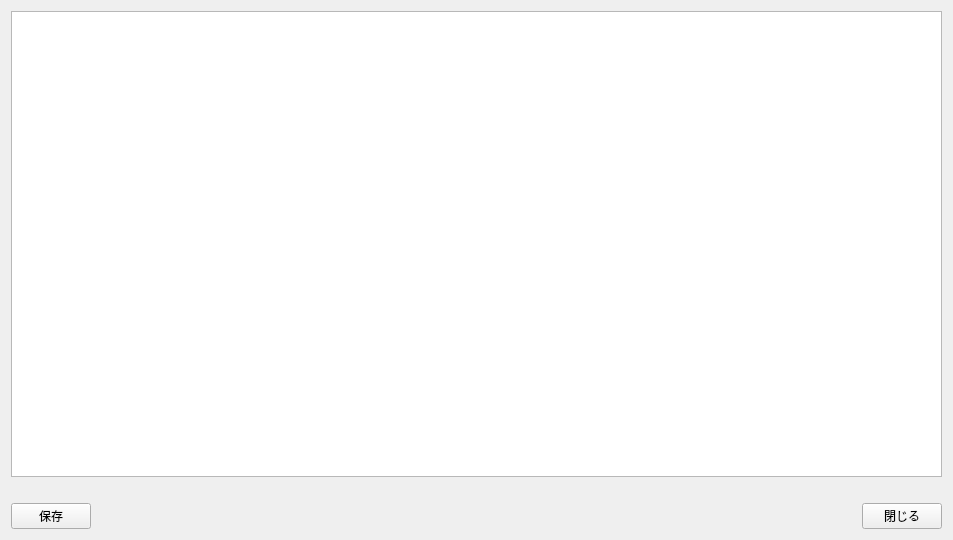
<?xml version="1.0" encoding="UTF-8"?>
<ui version="4.0">
 <class>RqtParamManager</class>
 <widget class="QWidget" name="RqtParamManager">
  <property name="geometry">
   <rect>
    <x>0</x>
    <y>0</y>
    <width>953</width>
    <height>540</height>
   </rect>
  </property>
  <property name="windowTitle">
   <string>RqtParamManager</string>
  </property>
  <layout class="QVBoxLayout" name="verticalLayout_3">
   <item>
    <widget class="QWidget" name="pnlSettings" native="true">
     <property name="autoFillBackground">
      <bool>false</bool>
     </property>
     <layout class="QVBoxLayout" name="verticalLayout_2">
      <property name="margin">
       <number>0</number>
      </property>
      <item>
       <widget class="QTableWidget" name="tblConfigItems"/>
      </item>
     </layout>
    </widget>
   </item>
   <item>
    <widget class="QWidget" name="pnlAction" native="true">
     <property name="sizePolicy">
      <sizepolicy hsizetype="Preferred" vsizetype="Preferred">
       <horstretch>0</horstretch>
       <verstretch>0</verstretch>
      </sizepolicy>
     </property>
     <layout class="QHBoxLayout" name="horizontalLayout">
      <property name="leftMargin">
       <number>0</number>
      </property>
      <property name="topMargin">
       <number>20</number>
      </property>
      <property name="rightMargin">
       <number>0</number>
      </property>
      <property name="bottomMargin">
       <number>0</number>
      </property>
      <item>
       <widget class="QPushButton" name="btnSave">
        <property name="sizePolicy">
         <sizepolicy hsizetype="Maximum" vsizetype="Fixed">
          <horstretch>0</horstretch>
          <verstretch>0</verstretch>
         </sizepolicy>
        </property>
        <property name="text">
         <string>保存</string>
        </property>
       </widget>
      </item>
      <item>
       <spacer name="horizontalSpacer">
        <property name="orientation">
         <enum>Qt::Horizontal</enum>
        </property>
        <property name="sizeHint" stdset="0">
         <size>
          <width>40</width>
          <height>20</height>
         </size>
        </property>
       </spacer>
      </item>
      <item>
       <widget class="QPushButton" name="btnClose">
        <property name="sizePolicy">
         <sizepolicy hsizetype="Maximum" vsizetype="Fixed">
          <horstretch>0</horstretch>
          <verstretch>0</verstretch>
         </sizepolicy>
        </property>
        <property name="text">
         <string>閉じる</string>
        </property>
       </widget>
      </item>
     </layout>
    </widget>
   </item>
  </layout>
 </widget>
 <resources/>
 <connections/>
</ui>
